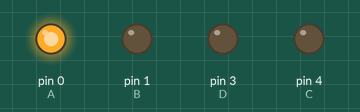
Simulated run of this sketch. Board: Arduino Uno, built with avr-gcc and run on an emulated ATmega328P. Parts: output pins drawn as LEDs (lit = HIGH).

Above: at 0.3 s.
At 1.62 s:
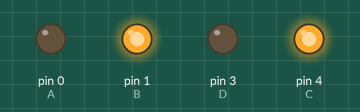
At 2.0 s:
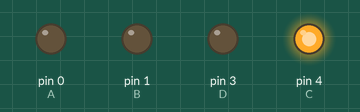
At 3.2 s:
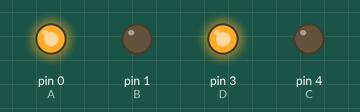
At 4.1 s:
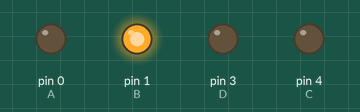
At 5.5 s:
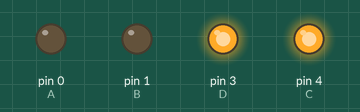
Timing chart, 0 to 6.9 s (numbered marks = the images above):
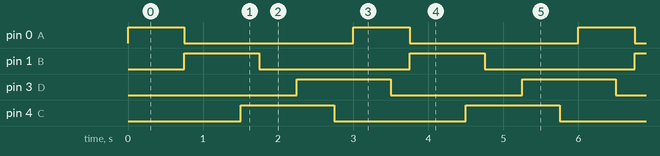

Measured:
- by itself, pin 0 (A): alternates HIGH for 0.75 s and LOW for 2.3 s
- by itself, pin 1 (B): alternates HIGH for 1.0 s and LOW for 2.0 s
- by itself, pin 3 (D), pin 4 (C): alternates HIGH for 1.3 s and LOW for 1.8 s

The sketch:

chaserlights.ino
```cpp
int time = 250;
int A = 0;
int B = 1;
int C = 4;
int D = 3;


void setup()
{
  pinMode(A, INPUT);
  pinMode(B, INPUT);
  pinMode(C, INPUT);
  pinMode(D, INPUT);
}

void off()
{
  pinMode(A, INPUT);
  pinMode(B, INPUT);
  pinMode(C, INPUT);
  pinMode(D, INPUT);
}

void on(int a, int b)
{
  off();
  pinMode(a, OUTPUT);
  pinMode(b, OUTPUT);
  digitalWrite(a, HIGH);
  digitalWrite(b, LOW);
  delay(time);
}

void loop()
{
  on(A, B);
  on(A, C);
  on(A, D);
  on(B, A);
  on(B, C);
  on(B, D);
  on(C, A);
  on(C, B);
  on(C, D);
  on(D, A);
  on(D, B);
  on(D, C);
}
```
